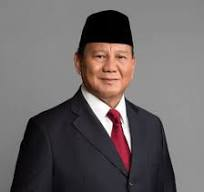
#> input picture prabowo.jpg, 204 x 192 px, found by its file name
$ python tepi.py
#> lines starting #> are read from the running program, lines starting #| are printed output that depends on the picture
import imageio
import numpy as np
import matplotlib.pyplot as plt
from scipy.signal import convolve2d

# Membaca gambar grayscale
def read_and_normalize_image(path):
#> called with path = 'C:\\Dokumen\\prabowo.jpg'
    image = imageio.v2.imread(path, mode='F')  # Menggunakan mode 'F' untuk float
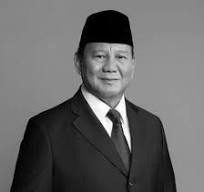
#> image: shape (192, 204) float32; min 0, max 255, mean 103.5
    return image / 255.0  # Normalisasi ke rentang 0-1

def roberts_edge_detection(image):
    """Implementasi Deteksi Tepi dengan Operator Robert."""
    kernel_x = np.array([[1, 0], [0, -1]])
    kernel_y = np.array([[0, 1], [-1, 0]])

    Gx = convolve2d(image, kernel_x, mode='same', boundary='symm')
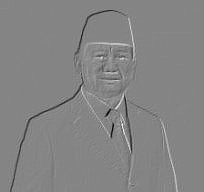
#> Gx: shape (192, 204) float64; min -0.721, max 0.663, mean -0.00141; drawn with min black and max white
    Gy = convolve2d(image, kernel_y, mode='same', boundary='symm')
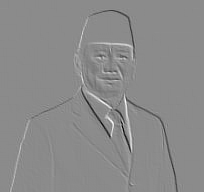
#> Gy: shape (192, 204) float64; min -0.883, max 0.734, mean -0.00208; drawn with min black and max white

    return np.sqrt(Gx**2 + Gy**2)
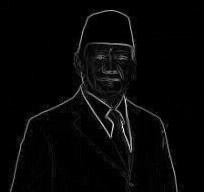
#> returned value: shape (192, 204) float64; min 0, max 1.07, mean 0.0295; drawn with min black and max white

def sobel_edge_detection(image):
    """Implementasi Deteksi Tepi dengan Operator Sobel."""
    kernel_x = np.array([[-1, 0, 1], [-2, 0, 2], [-1, 0, 1]])
    kernel_y = np.array([[-1, -2, -1], [0, 0, 0], [1, 2, 1]])

    Gx = convolve2d(image, kernel_x, mode='same', boundary='symm')
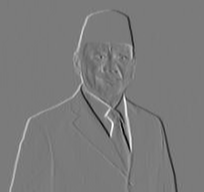
#> Gx: shape (192, 204) float64; min -3.39, max 3.62, mean -0.00269; drawn with min black and max white
    Gy = convolve2d(image, kernel_y, mode='same', boundary='symm')
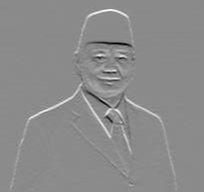
#> Gy: shape (192, 204) float64; min -2.74, max 2.29, mean 0.014; drawn with min black and max white

    return np.sqrt(Gx**2 + Gy**2)
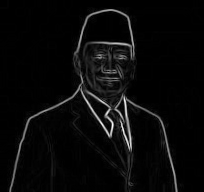
#> returned value: shape (192, 204) float64; min 0, max 3.64, mean 0.139; drawn with min black and max white

# Path ke gambar input
image_path = "C:\\Dokumen\\prabowo.jpg"
image = read_and_normalize_image(image_path)

# Deteksi tepi dengan Robert dan Sobel
edges_roberts = roberts_edge_detection(image)
edges_sobel = sobel_edge_detection(image)

# Visualisasi hasil
plt.figure(figsize=(15, 5))

plt.subplot(1, 3, 1)
plt.title("Original Image")
plt.imshow(image, cmap="gray")
plt.axis("off")

plt.subplot(1, 3, 2)
plt.title("Roberts Edge Detection")
plt.imshow(edges_roberts, cmap="gray")
plt.axis("off")

plt.subplot(1, 3, 3)
plt.title("Sobel Edge Detection")
plt.imshow(edges_sobel, cmap="gray")
plt.axis("off")

plt.tight_layout()
plt.show()
